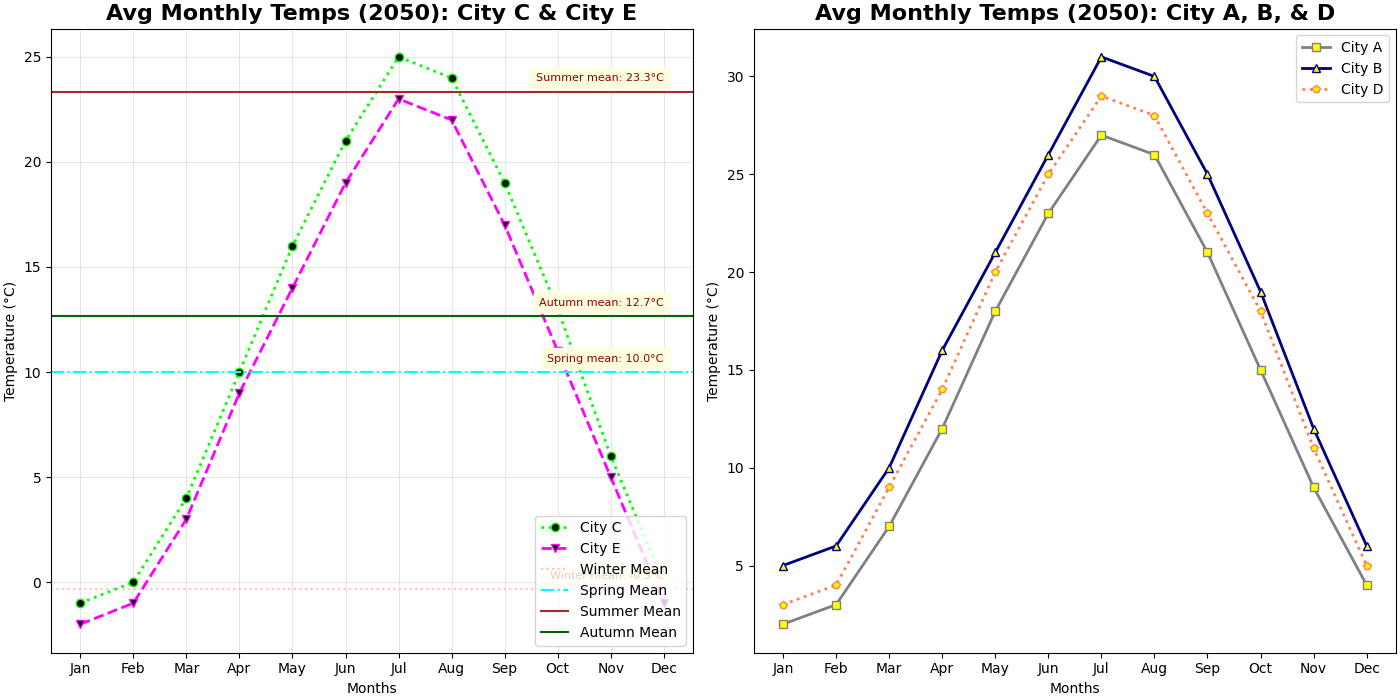

Here is the Python script that generated this plot:
import matplotlib.pyplot as plt
import numpy as np

months = ['Jan', 'Feb', 'Mar', 'Apr', 'May', 'Jun', 'Jul', 'Aug', 'Sep', 'Oct', 'Nov', 'Dec']
city_a_temps = [2, 3, 7, 12, 18, 23, 27, 26, 21, 15, 9, 4]
city_b_temps = [5, 6, 10, 16, 21, 26, 31, 30, 25, 19, 12, 6]
city_c_temps = [-1, 0, 4, 10, 16, 21, 25, 24, 19, 13, 6, 0]
city_d_temps = [3, 4, 9, 14, 20, 25, 29, 28, 23, 18, 11, 5]
city_e_temps = [-2, -1, 3, 9, 14, 19, 23, 22, 17, 11, 5, -1]

fig, axs = plt.subplots(1, 2, figsize=(14, 7), constrained_layout=True)

axs[0].plot(months, city_c_temps, ':o', color='lime', label='City C', linewidth=2, markerfacecolor='black')
axs[0].plot(months, city_e_temps, '--v', color='magenta', label='City E', linewidth=2, markerfacecolor='black')

winter_mean = np.mean(city_c_temps[0:2] + city_c_temps[11:])
spring_mean = np.mean(city_c_temps[2:5])
summer_mean = np.mean(city_c_temps[5:8])
autumn_mean = np.mean(city_c_temps[8:11])

axs[0].axhline(y=winter_mean, color='pink', linestyle=':', label='Winter Mean')
axs[0].axhline(y=spring_mean, color='cyan', linestyle='-.', label='Spring Mean')
axs[0].axhline(y=summer_mean, color='brown', linestyle='-', label='Summer Mean')
axs[0].axhline(y=autumn_mean, color='darkgreen', linestyle='-', label='Autumn Mean')

axs[0].set_title('Avg Monthly Temps (2050): City C & City E', fontsize=16, fontweight='bold')
axs[0].set_xlabel('Months', fontsize=10)
axs[0].set_ylabel('Temperature (°C)', fontsize=10)
axs[0].set_xticks(np.arange(len(months)))
axs[0].set_xticklabels(months)
axs[0].grid(True, linestyle='-', alpha=0.3)
axs[0].legend(loc='lower right', fontsize=10)

season_annot = [('Winter', winter_mean), ('Spring', spring_mean), ('Summer', summer_mean), ('Autumn', autumn_mean)]
for season, mean_temp in season_annot:
    axs[0].text(len(months)-1, mean_temp + 0.5, f'{season} mean: {mean_temp:.1f}°C', 
                fontsize=8, color='darkred', ha='right', backgroundcolor='lightyellow')

axs[1].plot(months, city_a_temps, '-s', color='gray', label='City A', linewidth=2, markerfacecolor='yellow')
axs[1].plot(months, city_b_temps, '-^', color='navy', label='City B', linewidth=2, markerfacecolor='yellow')
axs[1].plot(months, city_d_temps, ':p', color='coral', label='City D', linewidth=2, markerfacecolor='yellow')

axs[1].set_title('Avg Monthly Temps (2050): City A, B, & D', fontsize=16, fontweight='bold')
axs[1].set_xlabel('Months', fontsize=10)
axs[1].set_ylabel('Temperature (°C)', fontsize=10)
axs[1].set_xticks(np.arange(len(months)))
axs[1].set_xticklabels(months)
axs[1].grid(False)
axs[1].legend(loc='upper right', fontsize=10)

plt.show()
